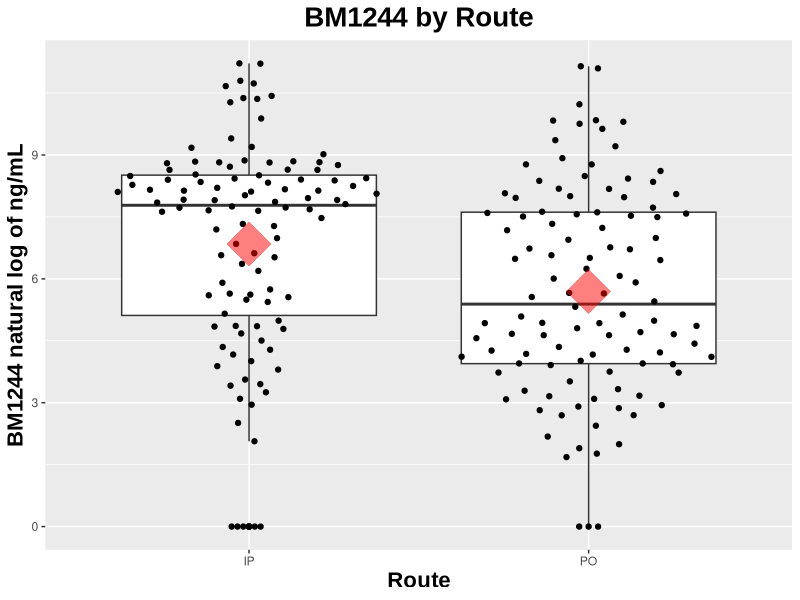
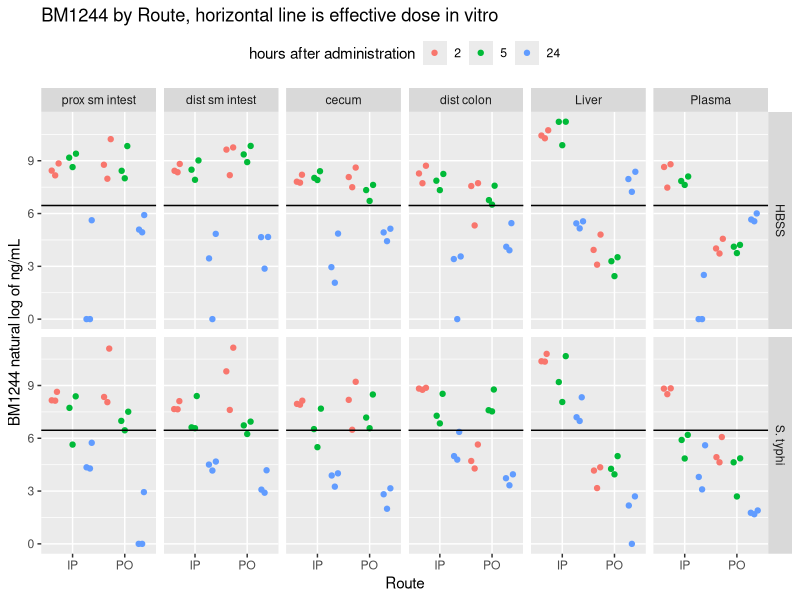

Generate these figures, in order, with R:
library(tidyverse)
library(magrittr)
library(readxl)
library(ggplot2)
library(ggbeeswarm)

#read in data
df <- read_excel("BM1244_mouse_tissue_tidydata.xlsx", skip=2, sheet=7)

#clean up data types and names
df$Rx <- as.factor(df$Rx)
df$Route <- as.factor(df$Route)
df$`Timepoint (hr)` <- as.factor(df$`Timepoint (hr)`)
df$Organ <- as.factor(df$Organ)
names(df) <- c("organ", "rx", "route", "hr", "conc")
df<-  slice(df, 1:216)
df$logconc<- log(df$conc)
df$logconc[df$logconc == -Inf]<-0
#reorder levels of organ
df$organ <- factor(df$organ, levels(df$organ)[c(6,3,1,2,4,5)])


#exploratory data analysis
# how does IP compare to PO?
ggplot(data= df, aes(x=route, y=logconc)) +
  geom_boxplot() + geom_quasirandom(varwidth = T, cex=1.5) +   ggtitle("BM1244 by Route") +
  labs(x="Route") + labs(y="BM1244 natural log of ng/mL") +
  theme(plot.title = element_text(family = "Arial", color = "black", face="bold", size=20, hjust=0.5)) +
  theme(axis.title = element_text(family = "Arial", color = "black", face="bold", size=16)) +
  stat_summary(fun.y=mean, geom="point", shape=18, size=15, color="red", alpha= 0.5)

#what is effect by organ, IP vs. PO?
# how does IP compare to PO?
ggplot(data= df, aes(x=route, y=logconc, color=hr)) + facet_grid(rx ~ organ) +
   geom_quasirandom(dodge.width = 1) +   ggtitle("BM1244 by Route, horizontal line is effective dose in vitro") +
  labs(x="Route") + labs(y="BM1244 natural log of ng/mL") + guides(color=guide_legend(title="hours after administration")) +
  geom_hline(yintercept = log(637)) +theme(legend.position = "top")
